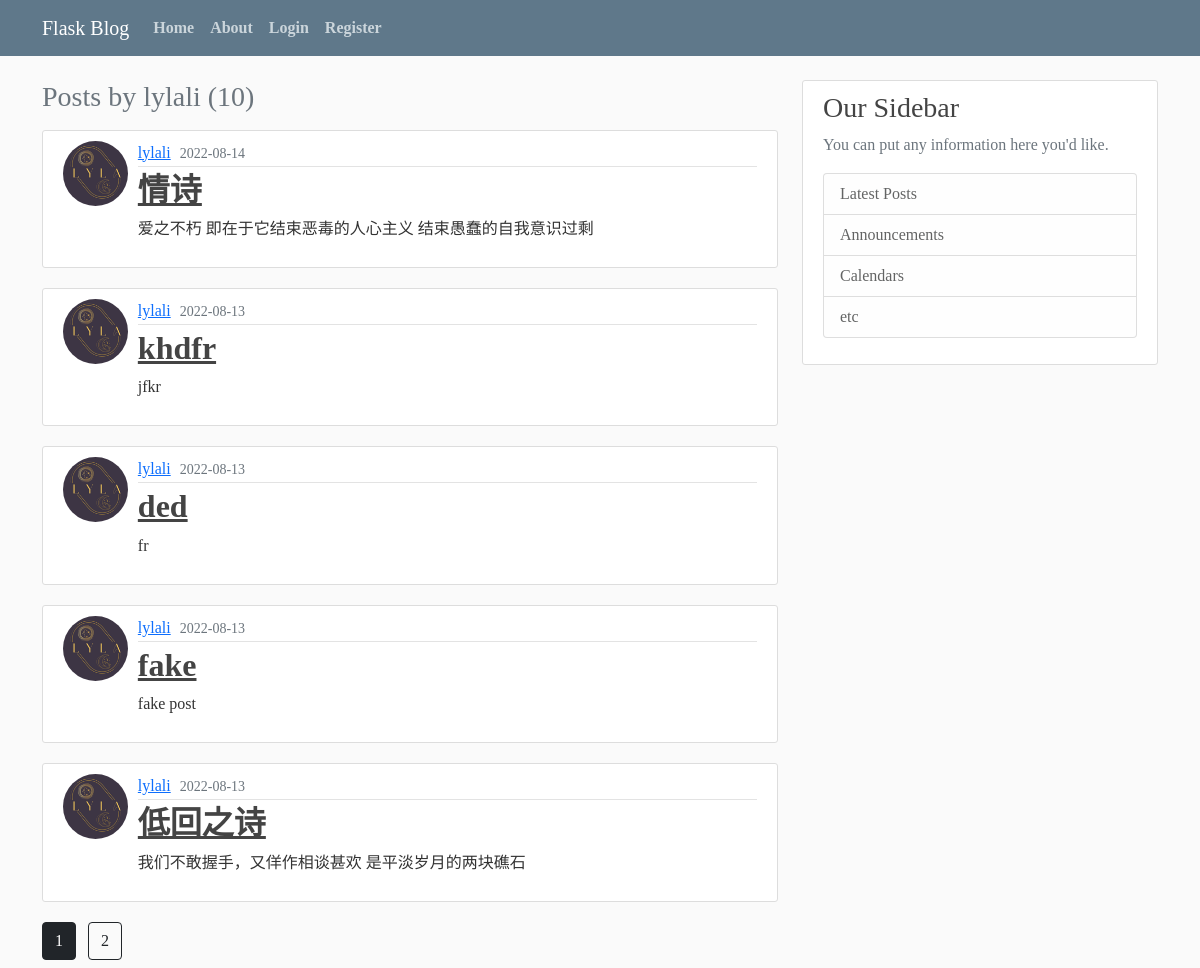
The page /user/lylali on the database its author committed.
### blog_app/models.py (models this page shows, shortened)
class User(db.Model, UserMixin):
    id = db.Column(db.Integer, primary_key=True)
    username = db.Column(db.String(20), unique=True, nullable=False)
    email = db.Column(db.String(120), unique=True, nullable=False)
    img_file = db.Column(db.String(20), nullable=False, default='default.jpg')
    password = db.Column(db.String(60), nullable=False)
    posts = db.relationship('Post', backref='author', lazy=True)

class Post(db.Model):
    id = db.Column(db.Integer, primary_key=True)
    title = db.Column(db.String(100), nullable=False)
    subtitle = db.Column(db.String(1000), nullable=False)
    date_posted = db.Column(db.DateTime, nullable=False, default=datetime.utcnow)
    content = db.Column(db.Text, nullable=False)
    user_id = db.Column(db.Integer, db.ForeignKey('user.id'), nullable=False)

### blog_app/users/routes.py (the view)
@users.route('/user/<string:username>')
def user_posts(username):
    page_index = request.args.get('page', 1, type=int)
    user = User.query.filter_by(username=username).first_or_404()
    posts = Post.query.filter_by(author=user)\
        .order_by(Post.date_posted.desc())\
        .paginate(page=page_index, per_page=5)
    return render_template('user_post.html', posts=posts, user=user)

### blog_app/templates/user_post.html
{% extends "layout.html" %}
{% block content %}
<h3 class="mb-3 text-muted">Posts by {{user.username}} ({{ posts.total }})</h3>
    {% for post in posts.items: %}
        <article class="media content-section">
            <div class="row">
                <div class="col-md-1">
                    <img class="rounded-circle article-img" src="{{ url_for('static', filename='profile_imgs/'+post.author.img_file) }}" alt="profile image">
                </div>
                <div class="media-body col" style="margin-left: 15px">
                    <div class="article-metadata">
                      <a style="margin-right: 5px" href="{{ url_for('users.user_posts', username=post.author.username)}}">{{ post.author.username }}</a>
                      <small class="text-muted">{{ post.date_posted.strftime("%Y-%m-%d") }}</small>
                    </div>
                    <h2><a class="article-title" href="{{ url_for('posts.post', post_id=post.id) }}">{{ post.title }}</a></h2>
                    <p class="article-content">{{ post.subtitle }}</p>
                </div>
            </div>
        </article>
 {% endfor %}
        {% for page_index in posts.iter_pages(left_edge=1, right_edge=1, left_current=1, right_current=2) %}
            {% if page_index %}
                {% if posts.page == page_index  %}
                    <a class="mb-2 me-2 btn btn-dark" href="{{ url_for('users.user_posts', username=user.username, page=page_index) }}">{{ page_index }}</a>
                {% else %}
                    <a class="mb-2 me-2 btn btn-outline-dark" href="{{ url_for('users.user_posts', username=user.username, page=page_index) }}">{{ page_index }}</a>
                {% endif %}
            {% else %}
                ...
            {% endif %}
        {% endfor %}
{% endblock content %}

### blog_app/static/main.css (style rules this page uses)
body { background: #fafafa; color: #333333; margin-top: 5rem; font-family: 'Noto Serif SC', serif; font-weight: 400; }
h1, h2, h3, h4, h5, h6 { color: #444444; }
.content-section { background: #ffffff; padding: 10px 20px; border: 1px solid #dddddd; border-radius: 3px; margin-bottom: 20px; }
.article-title { color: #444444; font-family: 'Noto Serif SC', serif; font-weight: 600; }
.article-content { white-space: pre-line; }
.article-img { height: 65px; width: 65px; margin-right: 16px; }
.article-metadata { padding-bottom: 1px; margin-bottom: 4px; border-bottom: 1px solid #e3e3e3 }

### rows shown on the page
User: username "lylali"
Post: img_file (picture), author.username "lylali", date_posted "2022-08-14", title "情诗", subtitle "爱之不朽 即在于它结束恶毒的人心主义 结束愚蠢的自我意识过剩"
Post: img_file (picture), author.username "lylali", date_posted "2022-08-13", title "khdfr", subtitle "jfkr"
Post: img_file (picture), author.username "lylali", date_posted "2022-08-13", title "ded", subtitle "fr"
Post: img_file (picture), author.username "lylali", date_posted "2022-08-13", title "fake", subtitle "fake post"
Post: img_file (picture), author.username "lylali", date_posted "2022-08-13", title "低回之诗", subtitle "我们不敢握手，又佯作相谈甚欢 是平淡岁月的两块礁石"

### other values the page prints
{{ posts.total }} "10"
{{ page_index }} "1"
{{ page_index }} "2"
